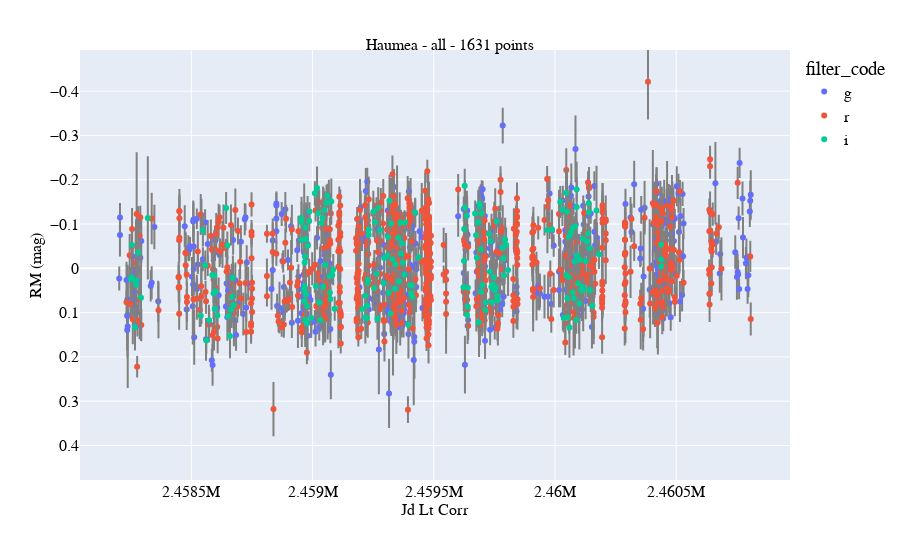

The notebook cell saved with this chart:
### Code cell
plots.general(x_column='jd_lt_corr',
              y_column='phase_corrected_mag',
              show_yerr=True,
              show_color=True,
              color_column='filter_code',
              table=merged_table,
              # save_path=string+'_phase_corrected_all.jpg'
             )

### Figure 1 — Plotly figure (JSON) as saved in the notebook; plotly's stock layout.template omitted (floating-point values rounded to 4 significant figures; data arrays with more than 128 entries replaced by an {"elided": "..."} marker saying what was removed)
{"data": [{"cliponaxis": true, "error_y": {"array": {"elided": "1631 float values"}, "color": "gray", "type": "data", "width": 1}, "hovertemplate": "filter_code=g<br>jd_lt_corr=%{x}<br>phase_corrected_mag=%{y}<extra></extra>", "legendgroup": "g", "marker": {"color": "#636efa", "symbol": "circle"}, "mode": "markers", "name": "g", "orientation": "v", "showlegend": true, "type": "scatter", "x": {"elided": "588 float values"}, "xaxis": "x", "y": {"elided": "588 float values"}, "yaxis": "y"}, {"cliponaxis": true, "error_y": {"array": {"elided": "1631 float values"}, "color": "gray", "type": "data", "width": 1}, "hovertemplate": "filter_code=r<br>jd_lt_corr=%{x}<br>phase_corrected_mag=%{y}<extra></extra>", "legendgroup": "r", "marker": {"color": "#EF553B", "symbol": "circle"}, "mode": "markers", "name": "r", "orientation": "v", "showlegend": true, "type": "scatter", "x": {"elided": "851 float values"}, "xaxis": "x", "y": {"elided": "851 float values"}, "yaxis": "y"}, {"cliponaxis": true, "error_y": {"array": {"elided": "1631 float values"}, "color": "gray", "type": "data", "width": 1}, "hovertemplate": "filter_code=i<br>jd_lt_corr=%{x}<br>phase_corrected_mag=%{y}<extra></extra>", "legendgroup": "i", "marker": {"color": "#00cc96", "symbol": "circle"}, "mode": "markers", "name": "i", "orientation": "v", "showlegend": true, "type": "scatter", "x": {"elided": "192 float values"}, "xaxis": "x", "y": {"elided": "192 float values"}, "yaxis": "y"}], "layout": {"coloraxis": {"colorbar": {"tickfont": {"color": "black", "family": "serif", "size": 16}, "title": {"font": {"color": "black", "family": "serif", "size": 16}}}}, "font": {"color": "black", "family": "serif", "size": 16}, "legend": {"title": {"text": "filter_code"}, "tracegroupgap": 0}, "margin": {"t": 50}, "title": {"font": {"color": "black", "family": "serif", "size": 16}, "text": "Haumea - all - 1631 points", "x": 0.5, "y": 0.93}, "xaxis": {"anchor": "y", "domain": [0, 1], "tickfont": {"color": "black", "family": "serif", "size": 16}, "title": {"font": {"color": "black", "family": "serif", "size": 16}, "standoff": 4, "text": "Jd Lt Corr"}}, "yaxis": {"anchor": "x", "autorange": false, "domain": [0, 1], "range": [0.4779, -0.4928], "tickfont": {"color": "black", "family": "serif", "size": 16}, "title": {"font": {"color": "black", "family": "serif", "size": 16}, "standoff": 4, "text": "RM (mag)"}}}}
